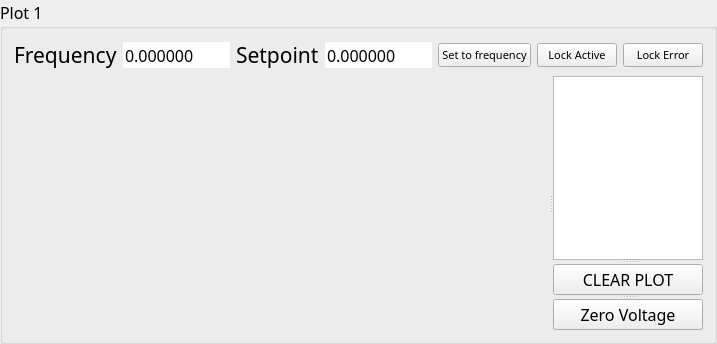
      <widget class="QGroupBox" name="groupBox_5">
       <property name="sizePolicy">
        <sizepolicy hsizetype="Expanding" vsizetype="Expanding">
         <horstretch>0</horstretch>
         <verstretch>0</verstretch>
        </sizepolicy>
       </property>
       <property name="font">
        <font>
         <family>Calibri Light</family>
         <pointsize>12</pointsize>
        </font>
       </property>
       <property name="styleSheet">
        <string notr="true"/>
       </property>
       <property name="title">
        <string>Plot 1</string>
       </property>
       <layout class="QVBoxLayout" name="verticalLayout_5">
        <item>
         <layout class="QHBoxLayout" name="horizontalLayout_9">
          <property name="sizeConstraint">
           <enum>QLayout::SetDefaultConstraint</enum>
          </property>
          <item>
           <widget class="QLabel" name="label_9">
            <property name="font">
             <font>
              <family>Calibri Light</family>
              <pointsize>16</pointsize>
             </font>
            </property>
            <property name="text">
             <string>&lt;html&gt;&lt;head/&gt;&lt;body&gt;&lt;p&gt;Frequency&lt;/p&gt;&lt;/body&gt;&lt;/html&gt;</string>
            </property>
           </widget>
          </item>
          <item>
           <widget class="QDoubleSpinBox" name="freq_3">
            <property name="font">
             <font>
              <family>Calibri Light</family>
              <pointsize>12</pointsize>
             </font>
            </property>
            <property name="styleSheet">
             <string notr="true"/>
            </property>
            <property name="frame">
             <bool>false</bool>
            </property>
            <property name="buttonSymbols">
             <enum>QAbstractSpinBox::NoButtons</enum>
            </property>
            <property name="accelerated">
             <bool>false</bool>
            </property>
            <property name="correctionMode">
             <enum>QAbstractSpinBox::CorrectToNearestValue</enum>
            </property>
            <property name="keyboardTracking">
             <bool>false</bool>
            </property>
            <property name="decimals">
             <number>6</number>
            </property>
            <property name="minimum">
             <double>-1000.000000000000000</double>
            </property>
            <property name="maximum">
             <double>1000.000000000000000</double>
            </property>
            <property name="singleStep">
             <double>0.000010000000000</double>
            </property>
           </widget>
          </item>
          <item>
           <widget class="QLabel" name="label_10">
            <property name="font">
             <font>
              <family>Calibri Light</family>
              <pointsize>10</pointsize>
             </font>
            </property>
            <property name="text">
             <string>&lt;html&gt;&lt;head/&gt;&lt;body&gt;&lt;p&gt;&lt;span style=&quot; font-size:16pt;&quot;&gt;Setpoint&lt;/span&gt;&lt;/p&gt;&lt;/body&gt;&lt;/html&gt;</string>
            </property>
           </widget>
          </item>
          <item>
           <widget class="QDoubleSpinBox" name="sp_3">
            <property name="font">
             <font>
              <family>Calibri Light</family>
              <pointsize>12</pointsize>
             </font>
            </property>
            <property name="styleSheet">
             <string notr="true"/>
            </property>
            <property name="frame">
             <bool>false</bool>
            </property>
            <property name="buttonSymbols">
             <enum>QAbstractSpinBox::NoButtons</enum>
            </property>
            <property name="accelerated">
             <bool>false</bool>
            </property>
            <property name="correctionMode">
             <enum>QAbstractSpinBox::CorrectToNearestValue</enum>
            </property>
            <property name="keyboardTracking">
             <bool>false</bool>
            </property>
            <property name="decimals">
             <number>6</number>
            </property>
            <property name="minimum">
             <double>-1000.000000000000000</double>
            </property>
            <property name="maximum">
             <double>1000.000000000000000</double>
            </property>
            <property name="singleStep">
             <double>0.000010000000000</double>
            </property>
           </widget>
          </item>
          <item>
           <widget class="QPushButton" name="rs_3">
            <property name="font">
             <font>
              <pointsize>8</pointsize>
             </font>
            </property>
            <property name="styleSheet">
             <string notr="true"/>
            </property>
            <property name="text">
             <string>Set to frequency</string>
            </property>
           </widget>
          </item>
          <item>
           <widget class="QPushButton" name="lock_3">
            <property name="font">
             <font>
              <family>Calibri Light</family>
              <pointsize>8</pointsize>
             </font>
            </property>
            <property name="text">
             <string>Lock Active</string>
            </property>
            <property name="icon">
             <iconset>
              <normaloff>green_LED_off.svg</normaloff>
              <normalon>green_LED_on.svg</normalon>green_LED_off.svg</iconset>
            </property>
            <property name="checkable">
             <bool>false</bool>
            </property>
            <property name="checked">
             <bool>false</bool>
            </property>
            <property name="autoExclusive">
             <bool>false</bool>
            </property>
           </widget>
          </item>
          <item>
           <widget class="QPushButton" name="error_status_3">
            <property name="font">
             <font>
              <family>Calibri Light</family>
              <pointsize>8</pointsize>
             </font>
            </property>
            <property name="text">
             <string>Lock Error</string>
            </property>
            <property name="icon">
             <iconset>
              <normaloff>red_LED_off.svg</normaloff>
              <normalon>red_LED_on.svg</normalon>red_LED_off.svg</iconset>
            </property>
            <property name="checkable">
             <bool>false</bool>
            </property>
            <property name="autoExclusive">
             <bool>false</bool>
            </property>
           </widget>
          </item>
         </layout>
        </item>
        <item>
         <widget class="QSplitter" name="splitter_9">
          <property name="orientation">
           <enum>Qt::Horizontal</enum>
          </property>
          <widget class="PlotWidget" name="graph_5" native="true">
           <property name="sizePolicy">
            <sizepolicy hsizetype="Expanding" vsizetype="Expanding">
             <horstretch>0</horstretch>
             <verstretch>0</verstretch>
            </sizepolicy>
           </property>
           <property name="minimumSize">
            <size>
             <width>300</width>
             <height>0</height>
            </size>
           </property>
          </widget>
          <widget class="QSplitter" name="splitter_10">
           <property name="orientation">
            <enum>Qt::Vertical</enum>
           </property>
           <widget class="GraphicsView" name="legend_5">
            <property name="minimumSize">
             <size>
              <width>150</width>
              <height>0</height>
             </size>
            </property>
            <property name="maximumSize">
             <size>
              <width>200</width>
              <height>16777215</height>
             </size>
            </property>
           </widget>
           <widget class="QPushButton" name="clear_5">
            <property name="sizePolicy">
             <sizepolicy hsizetype="Preferred" vsizetype="Minimum">
              <horstretch>0</horstretch>
              <verstretch>0</verstretch>
             </sizepolicy>
            </property>
            <property name="maximumSize">
             <size>
              <width>150</width>
              <height>33</height>
             </size>
            </property>
            <property name="font">
             <font>
              <family>Calibri Light</family>
              <pointsize>12</pointsize>
             </font>
            </property>
            <property name="styleSheet">
             <string notr="true"/>
            </property>
            <property name="text">
             <string>CLEAR PLOT</string>
            </property>
           </widget>
           <widget class="QPushButton" name="zero_5">
            <property name="maximumSize">
             <size>
              <width>16777215</width>
              <height>33</height>
             </size>
            </property>
            <property name="styleSheet">
             <string notr="true"/>
            </property>
            <property name="text">
             <string>Zero Voltage</string>
            </property>
           </widget>
          </widget>
         </widget>
        </item>
       </layout>
      </widget>
